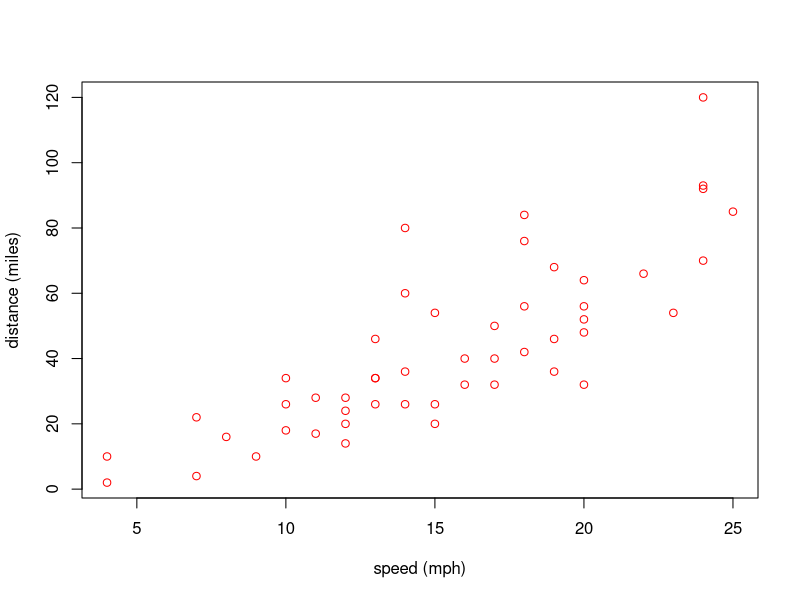
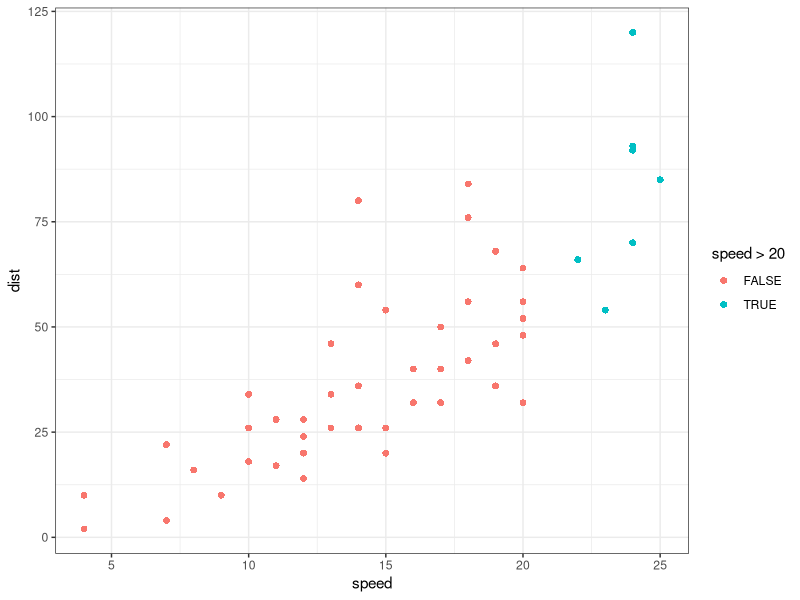
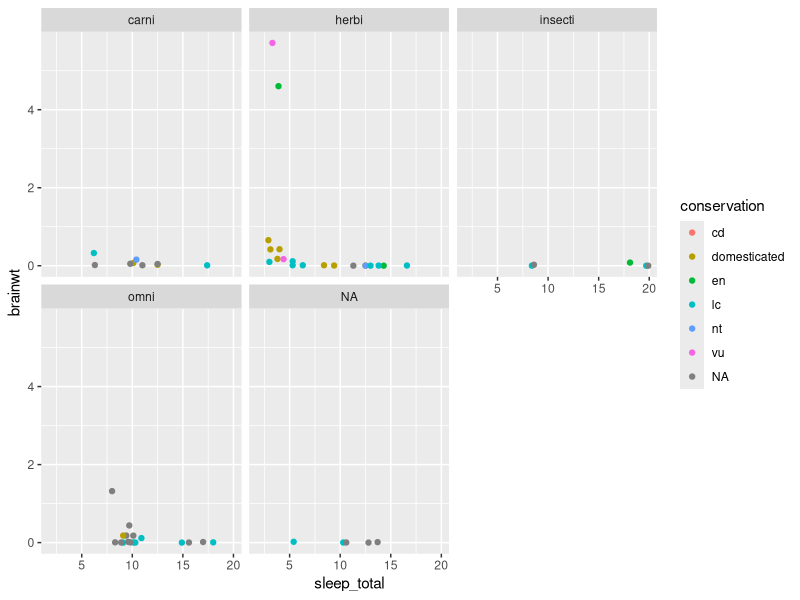

R code for these plots, in order:
## ---- chunk 1
knitr::opts_chunk$set(echo = TRUE)
library(knitr)
library(tidyverse)
## ---- chunk 2
plot(cars, col = "red", xlab = "speed (mph)", ylab = "distance (miles)")
## ---- chunk 3
kable(summary(cars))
## ---- chunk 4
cars %>% 
  ggplot(aes(speed, dist)) +
   geom_point(aes(color = speed > 20), pch = 16, size = 2) +
   theme_bw()
## ---- chunk 5
msleep %>% 
  ggplot(aes(brainwt, sleep_total, color = conservation)) +
   geom_point() +
  facet_wrap(~vore) +
  coord_flip()
